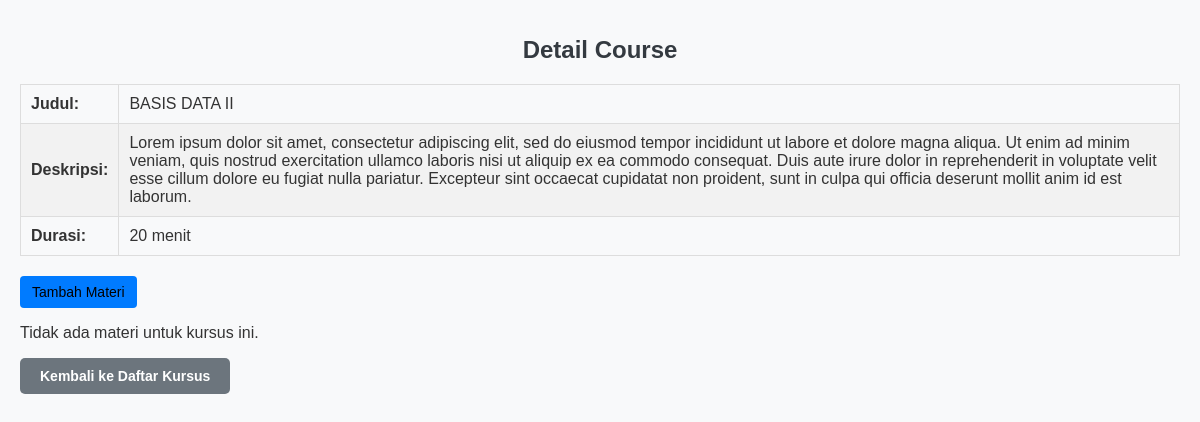
Page /course_details.php?id=4 on the committed database.
### tables this page shows
CREATE TABLE `courses` (
  `id` int(11) NOT NULL,
  `title` varchar(255) NOT NULL,
  `description` text DEFAULT NULL,
  `duration` varchar(100) DEFAULT NULL
);

### course_details.php (the view, shortened to what this page needs)
<?php
include 'db/connection.php';
if (isset($_GET['id'])) {
    $course_id = $_GET['id'];
    $course_sql = "SELECT * FROM courses WHERE id = '$course_id'";
    $course_result = $conn->query($course_sql);
    if ($course_result && $course_result->num_rows > 0) {
        $course = $course_result->fetch_assoc();
    } else {
        echo "Kursus tidak ditemukan atau query gagal.";
        exit;
    }
    $materials_sql = "SELECT * FROM materials WHERE course_id = '$course_id'";
    $materials_result = $conn->query($materials_sql);
} else {
    echo "ID kursus tidak ditemukan.";
    exit;
}
?>
<!DOCTYPE html>
<html lang="en">
<head>
    <link rel="stylesheet" href="css/style.css">
</head>
<body>
    <div class="course-details">
        <h1>Detail Course</h1>
        <div class="course-info">
            <table>
                <tr>
                    <td><strong>Judul:</strong></td>
                    <td><?= isset($course['title']) ? htmlspecialchars($course['title']) : 'N/A' ?></td>
                </tr>
                <tr>
                    <td><strong>Deskripsi:</strong></td>
                    <td><?= isset($course['description']) ? htmlspecialchars($course['description']) : 'N/A' ?></td>
                </tr>
                <tr>
                    <td><strong>Durasi:</strong></td>
                    <td><?= isset($course['duration']) ? htmlspecialchars($course['duration']) : 'N/A' ?> menit</td>
                </tr>
            </table>
        </div>
        <a href="add_material.php?course_id=<?= $course['id'] ?>" class="btn btn-blue">Tambah Materi</a>
        <?php if ($materials_result && $materials_result->num_rows > 0): ?>
            <table class="material-table">
                <thead>
                    <tr>
                        <th>Judul</th>
                        <th>Deskripsi</th>
                        <th>Link Materi</th>
                        <th>Aksi</th>
                    </tr>
                </thead>
                <tbody>
                    <?php while ($material = $materials_result->fetch_assoc()): ?>
                        <tr>
                            <td><?= htmlspecialchars($material['title']) ?></td>
                            <td><?= htmlspecialchars($material['description']) ?></td>
                            <td><a href="<?= htmlspecialchars($material['embed_link']) ?>" class="btn btn-blue" target="_blank">Lihat Materi</a></td>
                            <td>
                                <a href="edit_material.php?id=<?= $material['id'] ?>" class="btn btn-edit">Edit</a> |
                                <a href="delete_material.php?id=<?= $material['id'] ?>&course_id=<?= $course['id'] ?>" class="btn btn-delete" onclick="return confirmDelete('<?= addslashes($material['title']) ?>')">Hapus</a>
                            </td>
                        </tr>
                    <?php endwhile; ?>
                </tbody>
            </table>
        <?php else: ?>
            <p>Tidak ada materi untuk kursus ini.</p>
        <?php endif; ?>
        <a href="index.php" class="btn back-button">Kembali ke Daftar Kursus</a>
    </div>
</body>
</html>

### css/style.css (style rules this page uses)
.btn { padding: 8px 12px; color: #000; text-decoration: none; border-radius: 4px; display: inline-block; font-size: 14px; text-align: center; }
.btn-blue { background-color: #007bff; color: #000; }
body { font-family: Arial, sans-serif; background-color: #f4f4f4; color: #333; margin: 0; padding: 20px; }
h1 { text-align: center; color: #0056b3; margin-bottom: 20px; }
table { width: 100%; border-collapse: collapse; margin-bottom: 20px; }
table, th, td { border: 1px solid #ddd; }
th, td { padding: 10px; text-align: left; }
tr:nth-child(even) { background-color: #f2f2f2; }
a { color: #0056b3; text-decoration: none; }
h1, h2, h3 { text-align: center; color: #0056b3; }
h1 { text-align: center; margin-bottom: 20px; color: #0056b3; }
body { font-family: Arial, sans-serif; margin: 20px; }
h1 { text-align: center; color: #333; }
body { font-family: Arial, sans-serif; background-color: #f8f9fa; margin: 0; padding: 20px; }
h1 { font-size: 24px; margin-bottom: 20px; color: #343a40; }
.back-button { display: inline-block; padding: 10px 20px; margin-bottom: 20px; background-color: #6c757d; color: white; text-decoration: none; border-radius: 5px; font-weight: bold; }

### rows in the picture
courses: title "BASIS DATA II", description "Lorem ipsum dolor sit amet, consectetur adipiscing elit, sed do eiusmod tempor incididunt ut labore et dolore magna aliqua. Ut enim ad minim veniam, quis nostrud exercitation ullamco laboris nisi ut aliquip ex ea commodo consequat. Duis aute irure dolor in reprehenderit in voluptate velit esse cillum dolore eu fugiat nulla pariatur. Excepteur sint occaecat cupidatat non proident, sunt in culpa qui officia deserunt mollit anim id est laborum.", duration "20"
